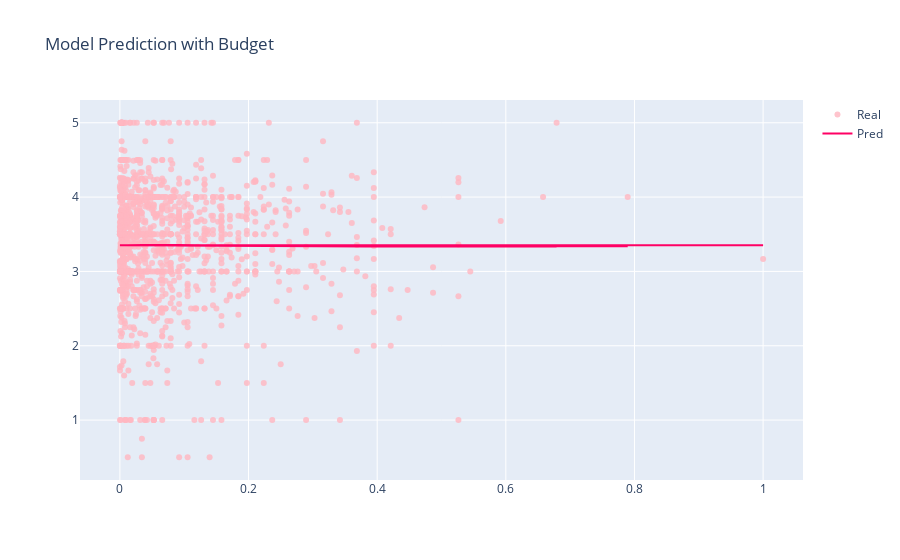

Notebook code cell kept with this figure:
### Code cell
import plotly.graph_objects as go

o = model.predict(train['budget'])
outputs = []
for i in range(len(o)):
    outputs.append(o[i][0])

fig = go.Figure()
# Training Data
fig.add_trace(go.Scatter(
    x=train['budget'], y=train['rating'],
    name='Real',
    mode='markers',
    marker_color='rgba(255, 182, 193, .8)'
))
# Prediction Data
fig.add_trace(go.Scatter(
    x=train['budget'], y=outputs,
    name='Pred',
    mode='lines',
    marker_color='rgba(255, 0, 100, 1)'
))

fig.update_layout(title='Model Prediction with Budget',
                  yaxis_zeroline=False, xaxis_zeroline=False)
fig.show()

### Figure 1 — Plotly figure (JSON) as saved in the notebook; plotly's stock layout.template omitted (floating-point values rounded to 4 significant figures; data arrays with more than 128 entries replaced by an {"elided": "..."} marker saying what was removed)
{"data": [{"marker": {"color": "rgba(255, 182, 193, .8)"}, "mode": "markers", "name": "Real", "type": "scatter", "x": {"elided": "1263 float values"}, "y": {"elided": "1263 float values"}}, {"marker": {"color": "rgba(255, 0, 100, 1)"}, "mode": "lines", "name": "Pred", "type": "scatter", "x": {"elided": "1263 float values"}, "y": {"elided": "1263 float values"}}], "layout": {"title": {"text": "Model Prediction with Budget"}, "xaxis": {"zeroline": false}, "yaxis": {"zeroline": false}}}
